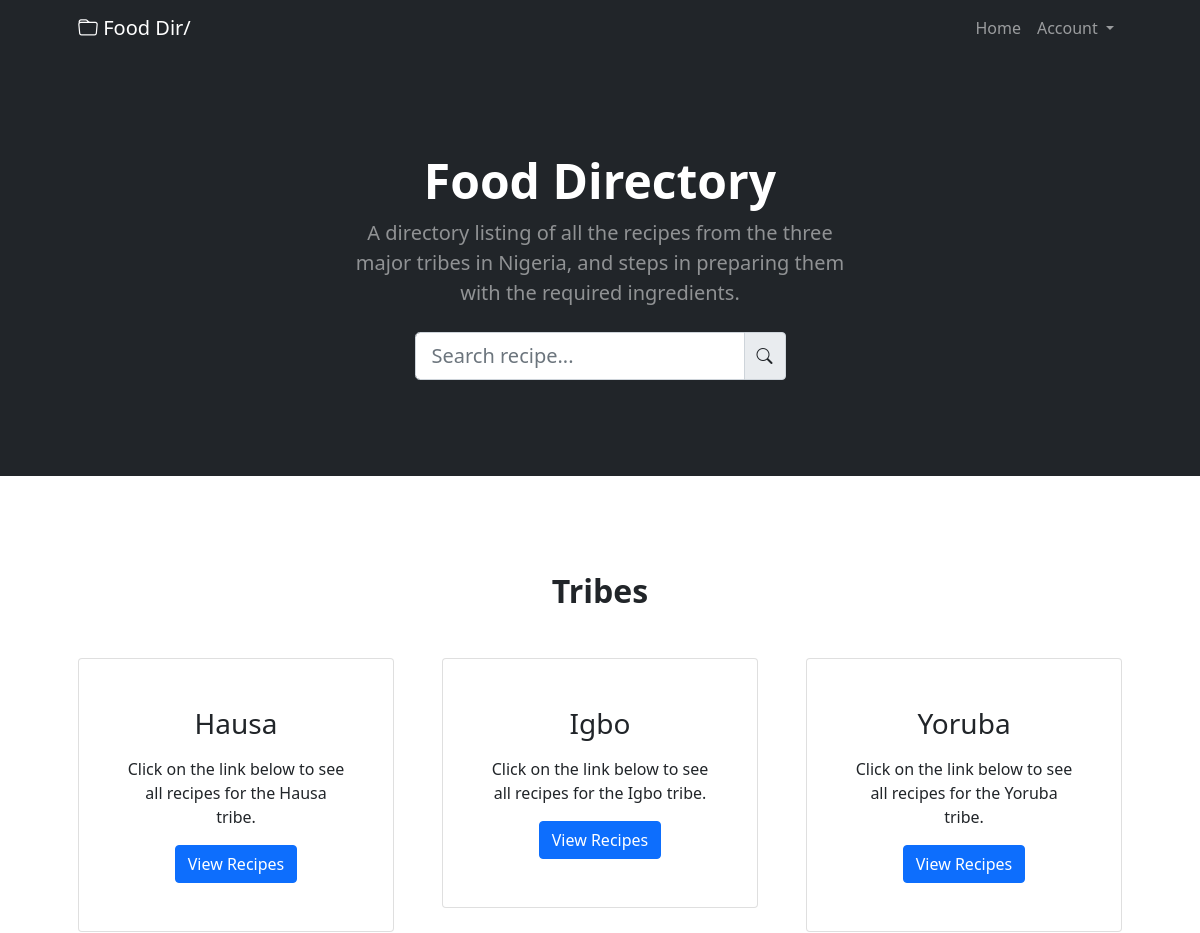
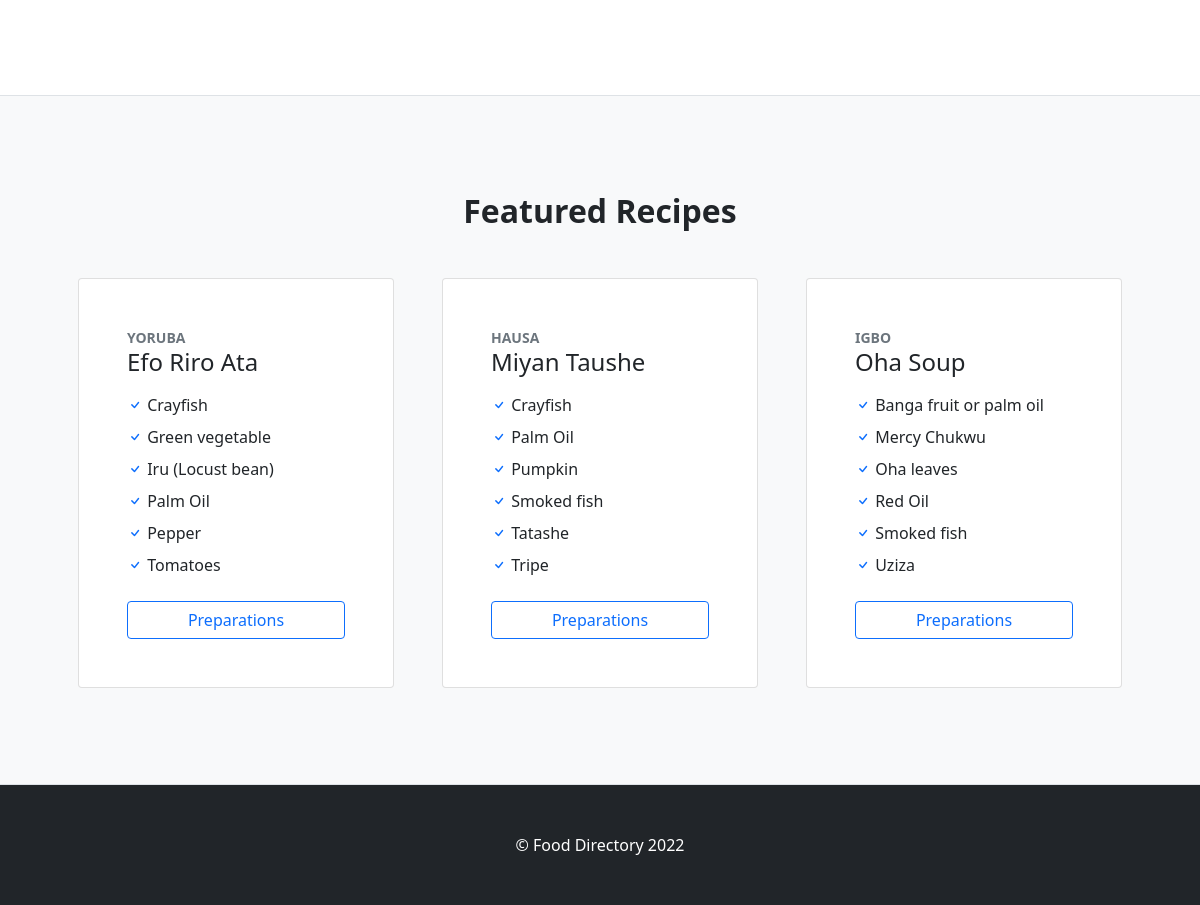
The page / on the database its author committed (2 pictures, top to bottom).
### recipe/models.py (models this page shows, shortened)
class Tribe(models.Model):
    name = models.CharField(max_length=50)
    slug = models.SlugField(max_length=50)
    description = models.TextField()
    created = models.DateTimeField(auto_now_add=True)
    updated = models.DateTimeField(auto_now=True)
    class Meta:
        ordering = ['name']
    def __str__(self):
        return self.name
    def get_absolute_url(self):
        return reverse('recipe:tribe', kwargs={'slug': self.slug})

class Recipe(models.Model):
    BREAKFAST = 'B'
    LUNCH = 'L'
    DINNER = 'D'
    MEAL_PERIOD_CHOICES = (
        (BREAKFAST, 'Breakfast'),
        (LUNCH, 'Lunch'),
        (DINNER, 'Dinner'),
    )
    name = models.CharField(max_length=100)
    slug = models.SlugField(max_length=100)
    tribe = models.ForeignKey(Tribe, on_delete=models.CASCADE)
    description = models.TextField()
    cooking_time = models.CharField(max_length=20)
    preparation_time = models.CharField(max_length=20)
    meal_period = models.CharField(
        max_length=10,
        choices=MEAL_PERIOD_CHOICES)
    servings = models.PositiveIntegerField()
    image = models.ImageField(upload_to='recipes')
    image_caption = models.CharField(max_length=100)
    video = models.FileField(upload_to='videos/')
    created = models.DateTimeField(auto_now_add=True)
    updated = models.DateTimeField(auto_now=True)
    class Meta:
        ordering = ['name']
    def get_absolute_url(self):
        return reverse('recipe:detail', kwargs={'slug': self.slug})

class Ingredient(models.Model):
    name = models.CharField(max_length=50)
    recipe = models.ForeignKey(Recipe,
                               on_delete=models.CASCADE,
                               related_name='ingredients')
    class Meta:
        ordering = ['name']

### recipe/views.py (the view)
# urls.py: 2. Add a URL to urlpatterns:  path('', views.home, name='home')
def home(request):
    tribes = Tribe.objects.all()
    featured_recipes = Recipe.objects.all()[:3]
    template = 'recipe/home.html'
    context = {
        'tribes': tribes,
        'featured_recipes': featured_recipes,
    }
    return render(request, template, context)

### templates/recipe/home.html (shortened to what this page needs)
{% extends "base.html" %}
{% block content %}
<header class="bg-dark py-5">
    <div class="container px-5">
        <div class="row gx-5 justify-content-center">
            <div class="col-lg-6">
                <div class="text-center my-5">
                    <h1 class="display-5 fw-bolder text-white mb-2">Food Directory</h1>
                    <p class="lead text-white-50 mb-4">A directory listing of all the recipes from the three major tribes in Nigeria, and steps in preparing them with the required ingredients.</p>
                    <div class="d-grid gap-3 d-sm-flex justify-content-sm-center">
                        <form method="GET" action="{% url 'recipe:search' %}">
                            <div class="input-group">
                                <input id="q" name="q" value="{{ request.GET.q }}" class="form-control form-control-lg" type="search" placeholder="Search recipe..." aria-label="Search" aria-describedby="search-icon">
                                <span class="input-group-text" id="search-icon"><i class="bi bi-search"></i></span>
                            </div>
                        </form>
                    </div>
                </div>
            </div>
        </div>
    </div>
</header>
<section class="py-5 border-bottom">
    <div class="container px-5 my-5">
        <div class="text-center mb-5">
            <h2 class="fw-bolder">Tribes</h2>
        </div>
        <div class="row gx-5 justify-content-center">
        	{% for tribe in tribes %}
            <div class="col-lg-6 col-xl-4">
                <div class="card text-center mb-5 mb-xl-0">
                    <div class="card-body p-5">
                    	<h3 class="card-title mb-3">{{ tribe.name }}</h3>
                    	<p class="card-text">{{ tribe.description }}</p>
                    	<a href="{{ tribe.get_absolute_url }}" class="btn btn-primary">View Recipes</a>
                    </div>
                </div>
            </div>
            {% endfor %}
        </div>
    </div>
</section>
<section class="bg-light py-5 border-bottom">
    <div class="container px-5 my-5">
        <div class="text-center mb-5">
            <h2 class="fw-bolder">Featured Recipes</h2>
        </div>
        <div class="row gx-5 justify-content-center">
        	{% for recipe in featured_recipes %}
            <div class="col-lg-6 col-xl-4">
                <div class="card mb-5 mb-xl-0">
                    <div class="card-body p-5">
                        <div class="small text-uppercase fw-bold text-muted">{{ recipe.tribe }}</div>
                        <div class="mb-3">
                        	<h4>{{ recipe.name }}</h4>
                        </div>
                        <ul class="list-unstyled mb-4">
                        	{% for ingredient in recipe.ingredients.all %}
                            <li class="mb-2">
                                <i class="bi bi-check text-primary"></i>
                                {{ ingredient.name }}
                            </li>
                            {% endfor %}
                        </ul>
                        <div class="d-grid"><a class="btn btn-outline-primary" href="{{ recipe.get_absolute_url }}">Preparations</a></div>
                    </div>
                </div>
            </div>
            {% endfor %}
        </div>
    </div>
</section>
{% endblock content %}

### rows shown on the page
Tribe: name "Hausa", description "Click on the link below to see all recipes for the Hausa tribe."
Tribe: name "Igbo", description "Click on the link below to see all recipes for the Igbo tribe."
Tribe: name "Yoruba", description "Click on the link below to see all recipes for the Yoruba tribe."
Recipe: tribe "YORUBA", name "Efo Riro Ata"
Ingredient: name "Crayfish"
Ingredient: name "Green vegetable"
Ingredient: name "Iru (Locust bean)"
Ingredient: name "Palm Oil"
Ingredient: name "Pepper"
Ingredient: name "Tomatoes"
Recipe: tribe "HAUSA", name "Miyan Taushe"
Ingredient: name "Crayfish"
Ingredient: name "Palm Oil"
Ingredient: name "Pumpkin"
Ingredient: name "Smoked fish"
Ingredient: name "Tatashe"
Ingredient: name "Tripe"
Recipe: tribe "IGBO", name "Oha Soup"
Ingredient: name "Banga fruit or palm oil"
Ingredient: name "Mercy Chukwu"
Ingredient: name "Oha leaves"
Ingredient: name "Red Oil"
Ingredient: name "Smoked fish"
Ingredient: name "Uziza"
